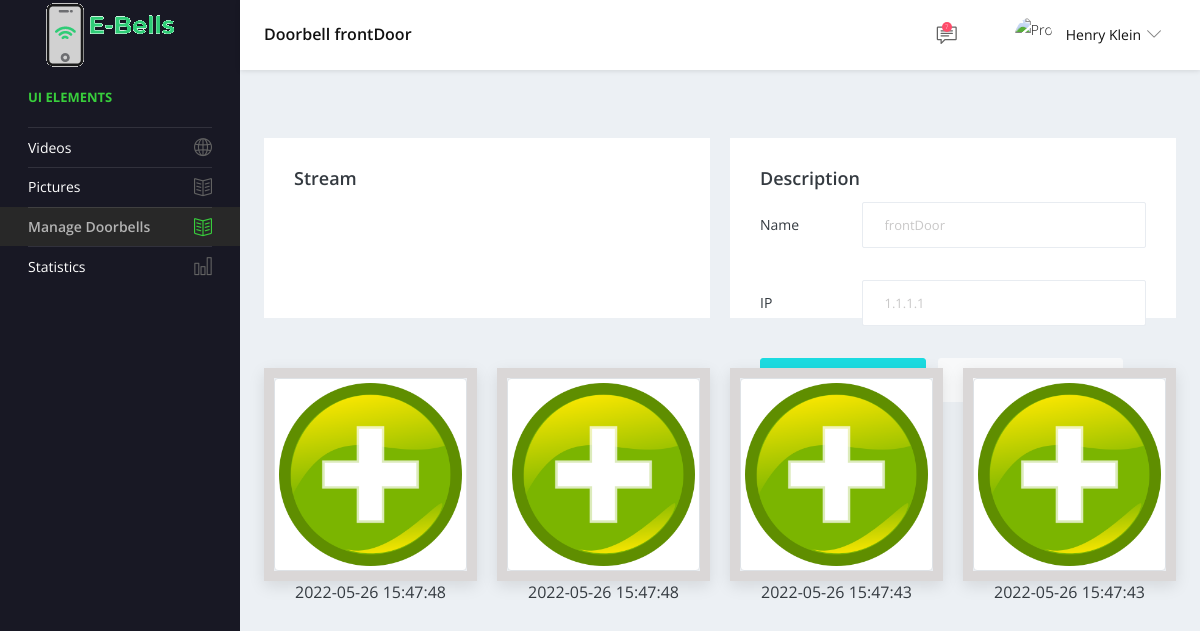
The app's page /doorbell/1 (signed in) with its own data.
### tables this page shows
CREATE TABLE DOORBELL
            (ID     INTAGER     PRIMARY KEY,
            IP    TEXT        NOT NULL,
            NAME    TEXT    NOT NULL,
            USER_ID    INTAGER    NOT NULL,
            FOREIGN KEY(USER_ID) REFERENCES USER(ID)
            );

CREATE TABLE PICTURE
            (ID     INTAGER     PRIMARY KEY,
            DATA    TEXT        NOT NULL,        
            DOORBELL_ID    INTAGER    NOT NULL,
            DATE    TEXT    NOT NULL,
            FOREIGN KEY(DOORBELL_ID) REFERENCES DOORBELL(ID)
            );

### WebServer.py (the view)
@app.route('/doorbell/<id>')
def doorbell(id):
    if "user" in session:
        conn = sqlite3.connect('static/proj.db')
        c = conn.cursor()
        c.execute("SELECT PICTURE.DATA, PICTURE.DATE, DOORBELL.NAME, DOORBELL.IP FROM PICTURE JOIN DOORBELL ON DOORBELL.ID = PICTURE.DOORBELL_ID  WHERE DOORBELL.ID LIKE ? ORDER BY DATE desc", (id,))
        pics = c.fetchall()
        data = []
        dates = []
        for img in pics:
            data.append(img[0])
            dates.append(img[1].split(".")[0]) #split to remove miliseconds
        c.close()
        conn.close()
        return render_template('doorbell.html', imgs = data, dates = dates, name = pics[0][2], ip = pics[0][3])
    return redirect(url_for("login"))

### templates/doorbell.html (shortened to what this page needs)
<!DOCTYPE html>
<html lang="en">
<head>
<link rel="stylesheet" href="https://maxcdn.bootstrapcdn.com/bootstrap/4.0.0/css/bootstrap.min.css">
    <link rel="stylesheet" href="../static/vendors/simple-line-icons/css/simple-line-icons.css">
    <link rel="stylesheet" href="../static/vendors/flag-icon-css/css/flag-icon.min.css">
    <link rel="stylesheet" href="../static/vendors/css/vendor.bundle.base.css">
    <link rel="stylesheet" href="../static/css/custom.css">
    <link rel="stylesheet" href="../static/css/style.css" />
  </head>
  <body>
    <div class="container-scroller">
      <nav class="navbar default-layout-navbar col-lg-12 col-12 p-0 fixed-top d-flex flex-row">
        <div class="navbar-brand-wrapper d-flex align-items-center">
            <a class="brand-logo" href= "{{ url_for('dashboard') }}">
              <img src="../static/logo.png" alt="logo" class="logo-dark"/>
          </a>
        </div>
        <div class="navbar-menu-wrapper d-flex align-items-center flex-grow-1">
          <h5 class="mb-0 font-weight-medium d-none d-lg-flex">Doorbell {{ name }}</h5>
          <ul class="navbar-nav navbar-nav-right ml-auto">
            <li class="nav-item dropdown">
              <a class="nav-link count-indicator message-dropdown" id="messageDropdown" href="#" data-toggle="dropdown" aria-expanded="false">
                <i class="icon-speech"></i>
                <span class="count">7</span>
              </a>
            </li>
            <li class="nav-item dropdown d-none d-xl-inline-flex user-dropdown">
              <a class="nav-link dropdown-toggle" id="UserDropdown" href="#" data-toggle="dropdown" aria-expanded="false">
                <img class="img-xs rounded-circle ml-2" src="../static/images/faces/face8.jpg" alt="Profile image"> <span class="font-weight-normal"> Henry Klein </span></a>
            </li>
          </ul>
        </div>
      </nav>
      <div class="container-fluid page-body-wrapper">
        <nav class="sidebar sidebar-offcanvas" id="sidebar">
          <ul class="nav">
            <li class="nav-item nav-category"><span class="nav-link">UI Elements</span></li>
            <li class="nav-item">
              <a class="nav-link" href="{{ url_for('video') }}">
                <span class="menu-title">Videos</span>
                <i class="icon-globe menu-icon"></i>
              </a>
          </li>
            <li class="nav-item">
              <a class="nav-link" href="{{ url_for('image') }}">
                <span class="menu-title">Pictures</span>
                <i class="icon-book-open menu-icon"></i>
              </a>
            </li>
            <li class="nav-item active">
              <a class="nav-link" data-toggle="collapse" href="#ui-basic" aria-expanded="false" aria-controls="ui-basic">
                <span class="menu-title">Manage Doorbells</span>
                <i class="icon-book-open menu-icon"></i>
              </a>
          </li>
            <li class="nav-item">
              <a class="nav-link" href="../static/pages/charts/chartist.html">
                <span class="menu-title">Statistics</span>
                <i class="icon-chart menu-icon"></i>
              </a>
            </li>
          </ul>
        </nav>
</head>
<body>
<div class="main-panel">
  <div class="content-wrapper">
      <div class="row">
        <div class="col-md-6 grid-margin stretch-card">
          <div class="card">
            <div class="card-body">
              <h4 class="card-title">Stream</h4>
            </div>
          </div>
        </div>
        <div class="col-md-6 grid-margin stretch-card">
          <div class="card">
            <div class="card-body">
              <h4 class="card-title">Description</h4>
              <form class="forms-sample">
                <div class="form-group row">
                  <label for="exampleInputUsername2" class="col-sm-3 col-form-label">Name</label>
                  <div class="col-sm-9">
                    <input type="text" class="form-control" id="exampleInputUsername2" placeholder='{{ name }}'>
                  </div>
                </div>
                <div class="form-group row">
                  <label for="exampleInputEmail2" class="col-sm-3 col-form-label">IP</label>
                  <div class="col-sm-9">
                    <input class="form-control" id="exampleInputEmail2" placeholder="{{ ip }}">
                  </div>
                </div>
                <button type="submit" class="btn btn-primary mr-2">Take Picture</button>
                <button class="btn btn-light">Save Recording</button>
                <button class="btn btn-light">Save Settings</button>
              </form>
            </div>
          </div>
        </div>
      </div>
<div class="row">
{% for img in imgs %}
  <div class="col-sm-6 col-md-4 col-lg-3 image-container">
  <figure>
  <div class="pic image"><img src='{{ img }}' class="img-thumbnail grayscale"></div>
    <figcaption>
      {{ dates[loop.index0]}}
    </figcaption>
  </figure>
</div>
{% endfor %}
</div>
</div>
</div>
</body>
</html>

### static/css/custom.css (style rules this page uses)
.image-container { display: flex; flex-wrap: wrap; gap:15px; justify-content: center; padding: 10px; }
.image-container .image { border:10px solid rgb(218, 215, 215); box-shadow: 0 5px 15px rgba(0,0,0,.1); overflow: hidden; cursor: pointer; }
.card { width: 300px; height: 180px; }

### templates/doorbell.html (style rules this page uses)
figure { margin: 15px 0; }
figcaption { text-align: center; }
.grayscale { filter: grayscale(0); }

### records on screen
DOORBELL: NAME "frontDoor", IP "1.1.1.1"
PICTURE: DATA (picture), DATE "2022-05-26 15:47:48"
PICTURE: DATA (picture), DATE "2022-05-26 15:47:48"
PICTURE: DATA (picture), DATE "2022-05-26 15:47:43"
PICTURE: DATA (picture), DATE "2022-05-26 15:47:43"
